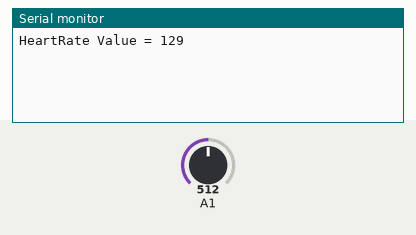
This sketch was run on a simulated Teensy 3. On the bench: the last lines printed to the serial monitor. Inputs (shaded band) come from the test bench; at power-on: A1 = 512.

Above: at 1.2 s.
1.3 s: A1 set to 716
At 2.6 s:
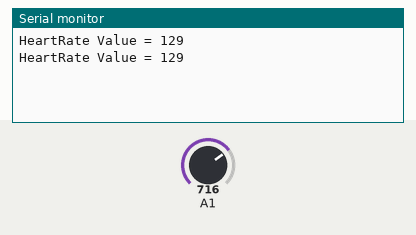
2.8 s: A1 set to 900
At 5.7 s:
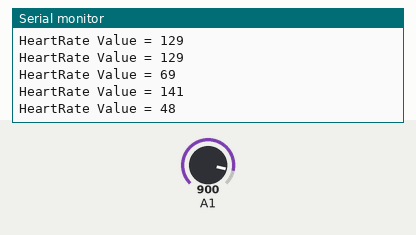
Timing chart, 0 to 7.2 s (numbered marks = the images above; inputs shaded):
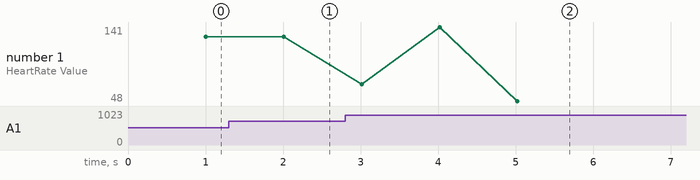

The sketch:

bio.ino
```cpp
// (licence header left out)
/*!
 * @brief Library for DFRobot's IR Position RAW_DATA
 * @author [jianghao](hao.jiang@dfrobot.com)
 */
#include "HeartSpeed.h"

HeartSpeed heartspeed(A1);                  ///<The serial port for at observe pulse.
//HeartSpeed heartspeed(A1,RAW_DATA);       ///<The serial port mapper, observation of ECG diagram.

/* Print the position result */
void mycb(uint8_t rawData, int value)
{
  if(rawData){
    Serial.println(value);
  }else{
    Serial.print("HeartRate Value = "); Serial.println(value);
  }
}
void setup() {
  Serial.begin(115200);
  heartspeed.setCB(mycb);    ///Callback function.
  heartspeed.begin();///The pulse test.
}

void loop() {

}

/******************************************************************************
  Copyright (C) <2016>  <jianghao>
  This program is free software: you can redistribute it and/or modify
  it under the terms of the GNU General Public License as published by
  the Free Software Foundation, either version 3 of the License, or
  (at your option) any later version.
  This program is distributed in the hope that it will be useful,
  but WITHOUT ANY WARRANTY; without even the implied warranty of
  MERCHANTABILITY or FITNESS FOR A PARTICULAR PURPOSE.  See the
  GNU General Public License for more details.
  You should have received a copy of the GNU General Public License
  along with this program.  If not, see <http://www.gnu.org/licenses/>.
  Contact: hao.jiang@dfrobot.com
 ******************************************************************************/
```

HeartSpeed.cpp
```cpp
#include "HeartSpeed.h"

int heartRate[20]={0};     ///<Heart rate total sample
int sample[sampleSize]={0};

int average_switch=1;
int sum_for_collect;
float average_num;
int sum_high=0;
int sum_low=0;
int num_sum_high=0,num_sum_low=0;///<Two types of situations sum

HEARTCBFUNC cb;
/*!
* @brief The constructor
*
* @brief For get pin and rawDataData
*
* @brief Constructor
*/
HeartSpeed::HeartSpeed(uint8_t _pin,uint8_t _rawData)
	:pin(_pin), rawData(_rawData)
{
}
/*!
*  @brief Sets the callback function
*
*  @brief Obtain the callback function name
*
*  @return void
*/
void HeartSpeed::setCB(HEARTCBFUNC cb_)
{
	cb = cb_;
}
/*!
*  @brief Start program
*
*  @brief Set the timer, 5 seconds at a time
*
*  @return void
*/
void HeartSpeed::begin(void)
{
  MsTimer2::set(5,recv,this);
  MsTimer2::start();
}
/*!
*  @brief Receive serial data and process
*
*  @brief Will receive the data of kalman filter, and square wave modulation
*
*  @return void
*/
void HeartSpeed::recv(void *param)
{
  HeartSpeed *_this = (HeartSpeed *)param;
	int value;
	int data = analogRead(_this->pin);
	if(_this->rawData==1){
    Serial.println(data);
    cb(_this->rawData,data);
    return;
  }

  if(_this->sampleNum<sampleSize){
    sample[_this->sampleNum]=data;
    sample[_this->sampleNum] = _this->kalmanUpdate(0,sample[_this->sampleNum]);///<Square wave using Kalman filter

    if(average_switch){
        if(sample[_this->sampleNum] >= 0){
          sum_high += sample[_this->sampleNum];
          num_sum_high++;
        }else{
          sum_low += sample[_this->sampleNum];
          num_sum_low++;
        }
    }
  }else{
    for(int i=0;i<(sampleSize-1);i++)
    {
        sample[i]=sample[i+1];				///<An array of right.
    }
    sample[sampleSize-1]=data;				///<The last array update.
    sample[_this->sampleNum-1] = _this->kalmanUpdate(0,sample[_this->sampleNum-1]);

    average_switch = 0;

    if((sample[_this->sampleNum-1]>=(sum_low*1.1/num_sum_low))&&(_this->high==1)){
          sample[_this->sampleNum-1]=(-15);
    }else{
        _this->high=0;
        _this->low=1;
    }

    if((sample[_this->sampleNum-1]<=(sum_high*1.5/num_sum_high))&&(_this->low==1)){
          sample[_this->sampleNum-1]=(+25);
    }
    else{
        _this->low=0;
        _this->high=1;
    }
  }

  if(_this->sampleNum<sampleSize){
    _this->sampleNum++;
  }else{
    _this->sampleNum =sampleSize;
  }

  value = _this->calculateSpeed();
  if(_this->Count==200){		///<5ms once,200 times about 1s
  	if(value > 0){
  		cb(_this->rawData,value);
  	}
    _this->Count=0;
  }else{
    _this->Count++;
  }
}
/*!
*  @brief Calculate heart rate value
*
*  @brief Calculate the number of times per minute and time,Each time to beat
*
*  @return int
*/
int HeartSpeed::calculateSpeed()
{
	int ret = -1;
	if(heartRateNum<20){
        for(int i=1;i<sampleSize;i++)
        {
            if(sample[i] != sample[i-1]){	///<Square, adjoining values, represents the waveform changes
                if(go1 == 0){
                    go1 = i;
                }else if(go2 == 0){
                    go2 = i;
                }else if(go3 ==0){
                    go3 = i;
                }else if(go4 ==0){
                    go4 = i;
                    break;
                }
            }
        }
        if((go1==0)||(go2==0)||(go3==0)||(go4==0)){   ///<Becase of the size is 256,A period of more than 256 values,When a group of arrays cannot represent a complete waveform, then the acquisition.
          //nothing to do
        }else{
    		  heartRate[heartRateNum]=(go4-go1);
    		  sum += heartRate[heartRateNum];
    		  heartRateNum++;
		    }
    }
	if(heartRateNum == 20){
        for(int i=1;i<sampleSize;i++)
        {
            if(sample[i] != sample[i-1]){
                if(go1 == 0){
                    go1 = i;
                }else if(go2 == 0){
                    go2 = i;
                }else if(go3 ==0){
                    go3 = i;
                }else if(go4 ==0){
                    go4 = i;
          					if((go4 - go1)<85){
          						go4=0;
          					}else if((go4-go1)>260){
          					  goInit();
          					}else{
          						break;
          					}
                }
            }
        }

        if((go1==0)||(go2==0)||(go3==0)||(go4==0)||((go2-go1)<0)||\
          ((go3-go2)<0)||((go4-go3)<0)){   		///<Filter exceptions beat wave
          goInit();
          goto exit;
        }else{
          sum=0;
          for(int i=0;i<19;i++){		///<After 20 times, nine before migration, last update
              heartRate[i]=heartRate[i+1];
              sum+=heartRate[i];
          }
          heartRate[19]=(go4-go1);
          sum+=heartRate[19];
        }
    }

   if(heartRateNum==20){
     float num_min = 1000,num_max = 0;
     for(int i=0;i<20;i++){
          if(heartRate[i]<num_min){
              num_min = heartRate[i];
          }
          if(heartRate[i]>num_max){
              num_max = heartRate[i];
          }
     }

		heart = 60000/(((sum)*5)/(heartRateNum));
    //heart = 60000/(((sum-num_max-num_min)*5)/(heartRateNum-2)); ///<Minus the maximum and minimum values
		sum=0;
		goInit();
		ret = (int)heart;
		goto exit;
   }
  goInit();
exit:
  return ret;
}
/*!
*  @brief Initializes the heart rate period
*
*  @brief Make go1,go2,go3,go4 equal 0
*
*  @return void
*/
void HeartSpeed::goInit(){
    go1=0;	///<First change
    go2=0;	///<Second change
    go3=0;	///<Third change
    go4=0;	///<Fourth change
}
/*!
*  @brief Kalman filtering
*
*  @brief Remove the varied data, make the waveform more smoothly
*
*  @return void
*/
float HeartSpeed::kalmanUpdate(float Accel,float Gyro){
    Angle+=(Gyro - Q_bias) * dt; ///<Prior estimates

    Pdot[0]=Q_angle - PP[0][1] - PP[1][0]; ///< Pk-A priori estimation error covariance of differential
    Pdot[1]=- PP[1][1];
    Pdot[2]=- PP[1][1];
    Pdot[3]=Q_gyro;
    PP[0][0] += Pdot[0] * dt;   ///< Pk-A priori estimation error covariance of differential-integral
    PP[0][1] += Pdot[1] * dt;   ///< =A priori estimation error covariance
    PP[1][0] += Pdot[2] * dt;
    PP[1][1] += Pdot[3] * dt;

    Angle_err = Accel - Angle;        ///<zk-Prior estimates

    PCt_0 = C_0 * PP[0][0];
    PCt_1 = C_0 * PP[1][0];

    E = R_angle + C_0 * PCt_0;

    K_0 = PCt_0 / E;
    K_1 = PCt_1 / E;

    t_0 = PCt_0;
    t_1 = C_0 * PP[0][1];

    PP[0][0] -= K_0 * t_0;                 ///<Posteriori error covariance
    PP[0][1] -= K_0 * t_1;
    PP[1][0] -= K_1 * t_0;
    PP[1][1] -= K_1 * t_1;

    Angle        += K_0 * Angle_err;         ///<A posteriori estimation
    Q_bias        += K_1 * Angle_err;         ///<A posteriori estimation
    Gyro_y   = Gyro - Q_bias;         ///<Output values (a posteriori) differential = angular velocity

    Angle = Angle + (((Accel-Angle)*0.5 + Gyro_y)*0.001);

    return Angle;
}


/******************************************************************************
  Copyright (C) <2016>  <jianghao>
  This program is free software: you can redistribute it and/or modify
  it under the terms of the GNU General Public License as published by
  the Free Software Foundation, either version 3 of the License, or
  (at your option) any later version.
  This program is distributed in the hope that it will be useful,
  but WITHOUT ANY WARRANTY; without even the implied warranty of
  MERCHANTABILITY or FITNESS FOR A PARTICULAR PURPOSE.  See the
  GNU General Public License for more details.
  You should have received a copy of the GNU General Public License
  along with this program.  If not, see <http://www.gnu.org/licenses/>.
  Contact: 460221531@qq.com
 ******************************************************************************/
```

HeartSpeed.h
```cpp
 /*!
* @file Heartrate.h
* @brief Heartrate.h detailed description for Heartrate.cpp
*
*  This is written for the heart rate sensor the company library. Mainly used for real
*  time measurement of blood oxygen saturation, based on measured values calculate heart rate values.
*
* @author jianghao(460221531@qq.com)
* @version  V1.0
* @date  2016-07-08
*/

#ifndef __HEARSPEED__H
#define __HEARSPEED__H

#include "Arduino.h"
#include "MyTimer2.h"

typedef void (*HEARTCBFUNC)(uint8_t,int);

#define RAW_DATA 1           		///<Serial port mapping switch
#define HEARRATE_VALUE 0           	///<Off by default serial port mapping

#define sampleSize 512

class HeartSpeed
{
public:
	/*!
   *  @brief Constructor
   */
	HeartSpeed(uint8_t _pin, uint8_t _rawData = HEARRATE_VALUE);
	/*!
   *  @brief Sets the callback function
   */
	void setCB(HEARTCBFUNC cb_);
	/*!
   *  @brief Start test
   */
	void begin(void);
	/*!
   *  @brief Calculate heart rate value
   */
	int calculateSpeed(void);
	/*!
   *  @brief Receive serial data and process
   */
	static void recv( void *);
	/*!
   *  @brief Initializes the heart rate period
   */
	void goInit();
	/*!
   *  @brief Kalman filtering
   */
	float kalmanUpdate(float Accel,float Gyro);

private:
	uint8_t rawData;      			 ///<Serial port mapping switch
	uint8_t pin;
	int Count;			  			 ///<Counts, to run once every minute

	/*The following data is used to calculate the heart rate value*/
	float heart;
	int heartRateNum=0;
	int sum;
	int go1;
	int go2;
	int go3;
	int go4;

	/*Square-wave operation enabling conditions*/
	int high=1;
	int low=0;

	int sampleNum;					///<Heart rate values

	/*Kalman filter parameters*/
	float  Gyro_y;
	float  Angle;
	float  Q_bias, Angle_err;
	float  dt=0.05;
	float  Pdot[4] ={0,0,0,0};
	float  Q_angle=0.001;
	float  PP[2][2] = { { 1, 0 },{ 0, 1 } };
	float  Q_gyro=0.003;
	float  PCt_0, PCt_1, E;
	float  K_0, K_1, t_0, t_1;
	char   C_0 = 1;
	float  R_angle=0.5;
};

#endif

/******************************************************************************
  Copyright (C) <2016>  <jianghao>
  This program is free software: you can redistribute it and/or modify
  it under the terms of the GNU General Public License as published by
  the Free Software Foundation, either version 3 of the License, or
  (at your option) any later version.
  This program is distributed in the hope that it will be useful,
  but WITHOUT ANY WARRANTY; without even the implied warranty of
  MERCHANTABILITY or FITNESS FOR A PARTICULAR PURPOSE.  See the
  GNU General Public License for more details.
  You should have received a copy of the GNU General Public License
  along with this program.  If not, see <http://www.gnu.org/licenses/>.
  Contact: 460221531@qq.com
 ******************************************************************************/
```

MyTimer2.cpp
```cpp
// (licence header left out)
#include "MyTimer2.h"

unsigned long MsTimer2::msecs;
void * MsTimer2::param;
void (*MsTimer2::func)(void *);
volatile unsigned long MsTimer2::count;
volatile char MsTimer2::overflowing;
volatile unsigned int MsTimer2::tcnt2;
#if defined(__arm__) && defined(TEENSYDUINO)
static IntervalTimer itimer;
#endif

void MsTimer2::set(unsigned long ms, void (*f)(void*),void *_param) {
	float prescaler = 0.0;

	if (ms == 0)
		msecs = 1;
	else
		msecs = ms;

	func = f;
	param = _param;
#if defined (__AVR_ATmega168__) || defined (__AVR_ATmega48__) || defined (__AVR_ATmega88__) || defined (__AVR_ATmega328P__) || defined(__AVR_ATmega1280__) || defined(__AVR_ATmega2560__) || defined(__AVR_AT90USB646__) || defined(__AVR_AT90USB1286__)
	TIMSK2 &= ~(1<<TOIE2);
	TCCR2A &= ~((1<<WGM21) | (1<<WGM20));
	TCCR2B &= ~(1<<WGM22);
	ASSR &= ~(1<<AS2);
	TIMSK2 &= ~(1<<OCIE2A);

	if ((F_CPU >= 1000000UL) && (F_CPU <= 16000000UL)) {	// prescaler set to 64
		TCCR2B |= (1<<CS22);
		TCCR2B &= ~((1<<CS21) | (1<<CS20));
		prescaler = 64.0;
	} else if (F_CPU < 1000000UL) {	// prescaler set to 8
		TCCR2B |= (1<<CS21);
		TCCR2B &= ~((1<<CS22) | (1<<CS20));
		prescaler = 8.0;
	} else { // F_CPU > 16Mhz, prescaler set to 128
		TCCR2B |= ((1<<CS22) | (1<<CS20));
		TCCR2B &= ~(1<<CS21);
		prescaler = 128.0;
	}
#elif defined (__AVR_ATmega8__)
	TIMSK &= ~(1<<TOIE2);
	TCCR2 &= ~((1<<WGM21) | (1<<WGM20));
	TIMSK &= ~(1<<OCIE2);
	ASSR &= ~(1<<AS2);

	if ((F_CPU >= 1000000UL) && (F_CPU <= 16000000UL)) {	// prescaler set to 64
		TCCR2 |= (1<<CS22);
		TCCR2 &= ~((1<<CS21) | (1<<CS20));
		prescaler = 64.0;
	} else if (F_CPU < 1000000UL) {	// prescaler set to 8
		TCCR2 |= (1<<CS21);
		TCCR2 &= ~((1<<CS22) | (1<<CS20));
		prescaler = 8.0;
	} else { // F_CPU > 16Mhz, prescaler set to 128
		TCCR2 |= ((1<<CS22) && (1<<CS20));
		TCCR2 &= ~(1<<CS21);
		prescaler = 128.0;
	}
#elif defined (__AVR_ATmega128__)
	TIMSK &= ~(1<<TOIE2);
	TCCR2 &= ~((1<<WGM21) | (1<<WGM20));
	TIMSK &= ~(1<<OCIE2);

	if ((F_CPU >= 1000000UL) && (F_CPU <= 16000000UL)) {	// prescaler set to 64
		TCCR2 |= ((1<<CS21) | (1<<CS20));
		TCCR2 &= ~(1<<CS22);
		prescaler = 64.0;
	} else if (F_CPU < 1000000UL) {	// prescaler set to 8
		TCCR2 |= (1<<CS21);
		TCCR2 &= ~((1<<CS22) | (1<<CS20));
		prescaler = 8.0;
	} else { // F_CPU > 16Mhz, prescaler set to 256
		TCCR2 |= (1<<CS22);
		TCCR2 &= ~((1<<CS21) | (1<<CS20));
		prescaler = 256.0;
	}
#elif defined (__AVR_ATmega32U4__)
	TCCR4B = 0;
	TCCR4A = 0;
	TCCR4C = 0;
	TCCR4D = 0;
	TCCR4E = 0;
	if (F_CPU >= 16000000L) {
		TCCR4B = (1<<CS43) | (1<<PSR4);
		prescaler = 128.0;
	} else if (F_CPU >= 8000000L) {
		TCCR4B = (1<<CS42) | (1<<CS41) | (1<<CS40) | (1<<PSR4);
		prescaler = 64.0;
	} else if (F_CPU >= 4000000L) {
		TCCR4B = (1<<CS42) | (1<<CS41) | (1<<PSR4);
		prescaler = 32.0;
	} else if (F_CPU >= 2000000L) {
		TCCR4B = (1<<CS42) | (1<<CS40) | (1<<PSR4);
		prescaler = 16.0;
	} else if (F_CPU >= 1000000L) {
		TCCR4B = (1<<CS42) | (1<<PSR4);
		prescaler = 8.0;
	} else if (F_CPU >= 500000L) {
		TCCR4B = (1<<CS41) | (1<<CS40) | (1<<PSR4);
		prescaler = 4.0;
	} else {
		TCCR4B = (1<<CS41) | (1<<PSR4);
		prescaler = 2.0;
	}
	tcnt2 = (int)((float)F_CPU * 0.001 / prescaler) - 1;
	OCR4C = tcnt2;
	return;
#elif defined(__arm__) && defined(TEENSYDUINO)
	// nothing needed here
#else
#error Unsupported CPU type
#endif

	tcnt2 = 256 - (int)((float)F_CPU * 0.001 / prescaler);
}

void MsTimer2::start() {
	count = 0;
	overflowing = 0;
#if defined (__AVR_ATmega168__) || defined (__AVR_ATmega48__) || defined (__AVR_ATmega88__) || defined (__AVR_ATmega328P__) || defined (__AVR_ATmega1280__) || defined(__AVR_ATmega2560__) || defined(__AVR_AT90USB646__) || defined(__AVR_AT90USB1286__)
	TCNT2 = tcnt2;
	TIMSK2 |= (1<<TOIE2);
#elif defined (__AVR_ATmega128__)
	TCNT2 = tcnt2;
	TIMSK |= (1<<TOIE2);
#elif defined (__AVR_ATmega8__)
	TCNT2 = tcnt2;
	TIMSK |= (1<<TOIE2);
#elif defined (__AVR_ATmega32U4__)
	TIFR4 = (1<<TOV4);
	TCNT4 = 0;
	TIMSK4 = (1<<TOIE4);
#elif defined(__arm__) && defined(TEENSYDUINO)
	itimer.begin(MsTimer2::_overflow, 1000);
#endif
}

void MsTimer2::stop() {
#if defined (__AVR_ATmega168__) || defined (__AVR_ATmega48__) || defined (__AVR_ATmega88__) || defined (__AVR_ATmega328P__) || defined (__AVR_ATmega1280__) || defined(__AVR_ATmega2560__) || defined(__AVR_AT90USB646__) || defined(__AVR_AT90USB1286__)
	TIMSK2 &= ~(1<<TOIE2);
#elif defined (__AVR_ATmega128__)
	TIMSK &= ~(1<<TOIE2);
#elif defined (__AVR_ATmega8__)
	TIMSK &= ~(1<<TOIE2);
#elif defined (__AVR_ATmega32U4__)
	TIMSK4 = 0;
#elif defined(__arm__) && defined(TEENSYDUINO)
	itimer.end();
#endif
}

void MsTimer2::_overflow() {
	count += 1;

	if (count >= msecs && !overflowing) {
		overflowing = 1;
		count = count - msecs; // subtract ms to catch missed overflows
					// set to 0 if you don't want this.
		(*func)(param);
		overflowing = 0;
	}
}

#if defined (__AVR__)
#if defined (__AVR_ATmega32U4__)
ISR(TIMER4_OVF_vect) {
#else
ISR(TIMER2_OVF_vect) {
#endif
#if defined (__AVR_ATmega168__) || defined (__AVR_ATmega48__) || defined (__AVR_ATmega88__) || defined (__AVR_ATmega328P__) || defined (__AVR_ATmega1280__) || defined(__AVR_ATmega2560__) || defined(__AVR_AT90USB646__) || defined(__AVR_AT90USB1286__)
	TCNT2 = MsTimer2::tcnt2;
#elif defined (__AVR_ATmega128__)
	TCNT2 = MsTimer2::tcnt2;
#elif defined (__AVR_ATmega8__)
	TCNT2 = MsTimer2::tcnt2;
#elif defined (__AVR_ATmega32U4__)
	// not necessary on 32u4's high speed timer4
#endif
	MsTimer2::_overflow();
}
#endif // AVR
```

MyTimer2.h
```cpp
#ifndef MyTimer2_h
#define MyTimer2_h

#ifdef __AVR__
#include <avr/interrupt.h>
#elif defined(__arm__) && defined(TEENSYDUINO)
#include <Arduino.h>
#else
#error MyTimer2 library only works on AVR architecture
#endif

namespace MsTimer2 {
	extern unsigned long msecs;
	extern void * param;
	extern void (*func)(void*);
	extern volatile unsigned long count;
	extern volatile char overflowing;
	extern volatile unsigned int tcnt2;

	void set(unsigned long ms, void (*f)(void*),void *);
	void start();
	void stop();
	void _overflow();
}

#endif
```

Measured:
- after the input at 2.8 s, the serial monitor: prints a new line after 2.2 s (image 2)
- plotted number 1: 129 → 48 after the input at 2.8 s
